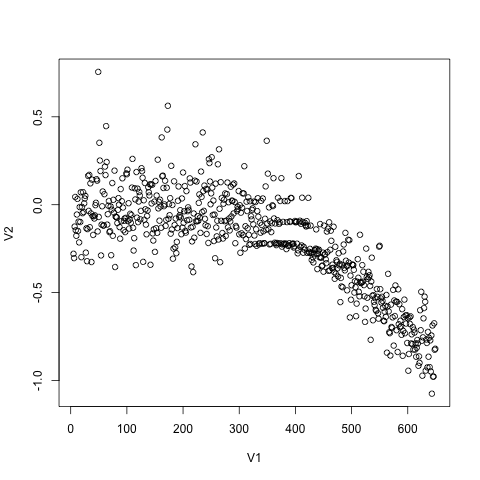

Write R code to recreate this figure.

a <-read.csv("trial-final-12-20171229151253.csv", header = FALSE)
plot(a)
png("trial-final-12-20171229151253.csv.png")
plot(a)

